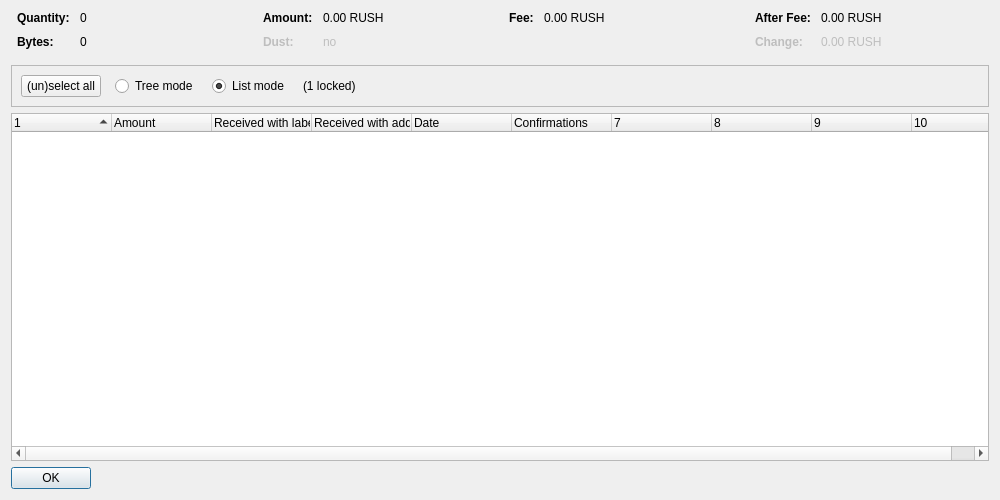
<?xml version="1.0" encoding="UTF-8"?>
<ui version="4.0">
 <class>CoinControlDialog</class>
 <widget class="QDialog" name="CoinControlDialog">
  <property name="geometry">
   <rect>
    <x>0</x>
    <y>0</y>
    <width>1000</width>
    <height>500</height>
   </rect>
  </property>
  <property name="windowTitle">
   <string>Coin Selection</string>
  </property>
  <layout class="QVBoxLayout" name="verticalLayout">
   <item>
    <layout class="QHBoxLayout" name="horizontalLayoutTop" stretch="0,0,0,0">
     <property name="topMargin">
      <number>0</number>
     </property>
     <property name="bottomMargin">
      <number>10</number>
     </property>
     <item>
      <layout class="QFormLayout" name="formLayoutCoinControl1">
       <property name="horizontalSpacing">
        <number>10</number>
       </property>
       <property name="verticalSpacing">
        <number>10</number>
       </property>
       <property name="leftMargin">
        <number>6</number>
       </property>
       <property name="rightMargin">
        <number>6</number>
       </property>
       <item row="0" column="0">
        <widget class="QLabel" name="labelCoinControlQuantityText">
         <property name="font">
          <font>
           <weight>75</weight>
           <bold>true</bold>
          </font>
         </property>
         <property name="text">
          <string>Quantity:</string>
         </property>
        </widget>
       </item>
       <item row="0" column="1">
        <widget class="QLabel" name="labelCoinControlQuantity">
         <property name="cursor">
          <cursorShape>IBeamCursor</cursorShape>
         </property>
         <property name="contextMenuPolicy">
          <enum>Qt::ActionsContextMenu</enum>
         </property>
         <property name="text">
          <string notr="true">0</string>
         </property>
         <property name="textInteractionFlags">
          <set>Qt::LinksAccessibleByMouse|Qt::TextSelectableByKeyboard|Qt::TextSelectableByMouse</set>
         </property>
        </widget>
       </item>
       <item row="1" column="0">
        <widget class="QLabel" name="labelCoinControlBytesText">
         <property name="font">
          <font>
           <weight>75</weight>
           <bold>true</bold>
          </font>
         </property>
         <property name="text">
          <string>Bytes:</string>
         </property>
        </widget>
       </item>
       <item row="1" column="1">
        <widget class="QLabel" name="labelCoinControlBytes">
         <property name="cursor">
          <cursorShape>IBeamCursor</cursorShape>
         </property>
         <property name="contextMenuPolicy">
          <enum>Qt::ActionsContextMenu</enum>
         </property>
         <property name="text">
          <string notr="true">0</string>
         </property>
         <property name="textInteractionFlags">
          <set>Qt::LinksAccessibleByMouse|Qt::TextSelectableByKeyboard|Qt::TextSelectableByMouse</set>
         </property>
        </widget>
       </item>
      </layout>
     </item>
     <item>
      <layout class="QFormLayout" name="formLayoutCoinControl2">
       <property name="horizontalSpacing">
        <number>10</number>
       </property>
       <property name="verticalSpacing">
        <number>10</number>
       </property>
       <property name="leftMargin">
        <number>6</number>
       </property>
       <property name="rightMargin">
        <number>6</number>
       </property>
       <item row="0" column="0">
        <widget class="QLabel" name="labelCoinControlAmountText">
         <property name="font">
          <font>
           <weight>75</weight>
           <bold>true</bold>
          </font>
         </property>
         <property name="text">
          <string>Amount:</string>
         </property>
        </widget>
       </item>
       <item row="0" column="1">
        <widget class="QLabel" name="labelCoinControlAmount">
         <property name="cursor">
          <cursorShape>IBeamCursor</cursorShape>
         </property>
         <property name="contextMenuPolicy">
          <enum>Qt::ActionsContextMenu</enum>
         </property>
         <property name="text">
          <string notr="true">0.00 RUSH</string>
         </property>
         <property name="textInteractionFlags">
          <set>Qt::LinksAccessibleByMouse|Qt::TextSelectableByKeyboard|Qt::TextSelectableByMouse</set>
         </property>
        </widget>
       </item>
       <item row="1" column="0">
        <widget class="QLabel" name="labelCoinControlLowOutputText">
         <property name="enabled">
          <bool>false</bool>
         </property>
         <property name="font">
          <font>
           <weight>75</weight>
           <bold>true</bold>
          </font>
         </property>
         <property name="text">
          <string>Dust:</string>
         </property>
        </widget>
       </item>
       <item row="1" column="1">
        <widget class="QLabel" name="labelCoinControlLowOutput">
         <property name="enabled">
          <bool>false</bool>
         </property>
         <property name="cursor">
          <cursorShape>IBeamCursor</cursorShape>
         </property>
         <property name="contextMenuPolicy">
          <enum>Qt::ActionsContextMenu</enum>
         </property>
         <property name="text">
          <string notr="true">no</string>
         </property>
         <property name="textInteractionFlags">
          <set>Qt::LinksAccessibleByMouse|Qt::TextSelectableByKeyboard|Qt::TextSelectableByMouse</set>
         </property>
        </widget>
       </item>
      </layout>
     </item>
     <item>
      <layout class="QFormLayout" name="formLayoutCoinControl3">
       <property name="horizontalSpacing">
        <number>10</number>
       </property>
       <property name="verticalSpacing">
        <number>10</number>
       </property>
       <property name="leftMargin">
        <number>6</number>
       </property>
       <property name="rightMargin">
        <number>6</number>
       </property>
       <item row="0" column="0">
        <widget class="QLabel" name="labelCoinControlFeeText">
         <property name="font">
          <font>
           <weight>75</weight>
           <bold>true</bold>
          </font>
         </property>
         <property name="text">
          <string>Fee:</string>
         </property>
        </widget>
       </item>
       <item row="0" column="1">
        <widget class="QLabel" name="labelCoinControlFee">
         <property name="cursor">
          <cursorShape>IBeamCursor</cursorShape>
         </property>
         <property name="contextMenuPolicy">
          <enum>Qt::ActionsContextMenu</enum>
         </property>
         <property name="text">
          <string notr="true">0.00 RUSH</string>
         </property>
         <property name="textInteractionFlags">
          <set>Qt::LinksAccessibleByMouse|Qt::TextSelectableByKeyboard|Qt::TextSelectableByMouse</set>
         </property>
        </widget>
       </item>
      </layout>
     </item>
     <item>
      <layout class="QFormLayout" name="formLayoutCoinControl4">
       <property name="horizontalSpacing">
        <number>10</number>
       </property>
       <property name="verticalSpacing">
        <number>10</number>
       </property>
       <property name="leftMargin">
        <number>6</number>
       </property>
       <property name="rightMargin">
        <number>6</number>
       </property>
       <item row="0" column="0">
        <widget class="QLabel" name="labelCoinControlAfterFeeText">
         <property name="font">
          <font>
           <weight>75</weight>
           <bold>true</bold>
          </font>
         </property>
         <property name="text">
          <string>After Fee:</string>
         </property>
        </widget>
       </item>
       <item row="0" column="1">
        <widget class="QLabel" name="labelCoinControlAfterFee">
         <property name="cursor">
          <cursorShape>IBeamCursor</cursorShape>
         </property>
         <property name="contextMenuPolicy">
          <enum>Qt::ActionsContextMenu</enum>
         </property>
         <property name="text">
          <string notr="true">0.00 RUSH</string>
         </property>
         <property name="textInteractionFlags">
          <set>Qt::LinksAccessibleByMouse|Qt::TextSelectableByKeyboard|Qt::TextSelectableByMouse</set>
         </property>
        </widget>
       </item>
       <item row="1" column="0">
        <widget class="QLabel" name="labelCoinControlChangeText">
         <property name="enabled">
          <bool>false</bool>
         </property>
         <property name="font">
          <font>
           <weight>75</weight>
           <bold>true</bold>
          </font>
         </property>
         <property name="text">
          <string>Change:</string>
         </property>
        </widget>
       </item>
       <item row="1" column="1">
        <widget class="QLabel" name="labelCoinControlChange">
         <property name="enabled">
          <bool>false</bool>
         </property>
         <property name="cursor">
          <cursorShape>IBeamCursor</cursorShape>
         </property>
         <property name="contextMenuPolicy">
          <enum>Qt::ActionsContextMenu</enum>
         </property>
         <property name="text">
          <string notr="true">0.00 RUSH</string>
         </property>
         <property name="textInteractionFlags">
          <set>Qt::LinksAccessibleByMouse|Qt::TextSelectableByKeyboard|Qt::TextSelectableByMouse</set>
         </property>
        </widget>
       </item>
      </layout>
     </item>
    </layout>
   </item>
   <item>
    <widget class="QFrame" name="frame">
     <property name="minimumSize">
      <size>
       <width>0</width>
       <height>40</height>
      </size>
     </property>
     <property name="frameShape">
      <enum>QFrame::StyledPanel</enum>
     </property>
     <property name="frameShadow">
      <enum>QFrame::Sunken</enum>
     </property>
     <layout class="QHBoxLayout" name="horizontalLayout">
      <item>
       <layout class="QHBoxLayout" name="horizontalLayoutPanel" stretch="0,0,0,0,0">
        <property name="spacing">
         <number>14</number>
        </property>
        <item>
         <widget class="QPushButton" name="pushButtonSelectAll">
          <property name="sizePolicy">
           <sizepolicy hsizetype="Maximum" vsizetype="Fixed">
            <horstretch>0</horstretch>
            <verstretch>0</verstretch>
           </sizepolicy>
          </property>
          <property name="text">
           <string>(un)select all</string>
          </property>
          <property name="autoDefault">
           <bool>false</bool>
          </property>
         </widget>
        </item>
        <item>
         <widget class="QRadioButton" name="radioTreeMode">
          <property name="sizePolicy">
           <sizepolicy hsizetype="Maximum" vsizetype="Fixed">
            <horstretch>0</horstretch>
            <verstretch>0</verstretch>
           </sizepolicy>
          </property>
          <property name="text">
           <string>Tree mode</string>
          </property>
         </widget>
        </item>
        <item>
         <widget class="QRadioButton" name="radioListMode">
          <property name="sizePolicy">
           <sizepolicy hsizetype="Maximum" vsizetype="Fixed">
            <horstretch>0</horstretch>
            <verstretch>0</verstretch>
           </sizepolicy>
          </property>
          <property name="text">
           <string>List mode</string>
          </property>
          <property name="checked">
           <bool>true</bool>
          </property>
         </widget>
        </item>
        <item>
         <widget class="QLabel" name="labelLocked">
          <property name="text">
           <string notr="true">(1 locked)</string>
          </property>
         </widget>
        </item>
        <item>
         <spacer name="horizontalSpacer">
          <property name="orientation">
           <enum>Qt::Horizontal</enum>
          </property>
          <property name="sizeHint" stdset="0">
           <size>
            <width>40</width>
            <height>20</height>
           </size>
          </property>
         </spacer>
        </item>
       </layout>
      </item>
     </layout>
    </widget>
   </item>
   <item>
    <widget class="CoinControlTreeWidget" name="treeWidget">
     <property name="contextMenuPolicy">
      <enum>Qt::CustomContextMenu</enum>
     </property>
     <property name="sortingEnabled">
      <bool>false</bool>
     </property>
     <property name="columnCount">
      <number>10</number>
     </property>
     <attribute name="headerShowSortIndicator" stdset="0">
      <bool>true</bool>
     </attribute>
     <attribute name="headerStretchLastSection">
      <bool>false</bool>
     </attribute>
     <column>
      <property name="text">
       <string/>
      </property>
     </column>
     <column>
      <property name="text">
       <string>Amount</string>
      </property>
     </column>
     <column>
      <property name="text">
       <string>Received with label</string>
      </property>
     </column>
     <column>
      <property name="text">
       <string>Received with address</string>
      </property>
     </column>
     <column>
      <property name="text">
       <string>Date</string>
      </property>
     </column>
     <column>
      <property name="text">
       <string>Confirmations</string>
      </property>
      <property name="toolTip">
       <string>Confirmed</string>
      </property>
     </column>
     <column>
      <property name="text">
       <string/>
      </property>
     </column>
     <column>
      <property name="text">
       <string/>
      </property>
     </column>
     <column>
      <property name="text">
       <string/>
      </property>
     </column>
     <column>
      <property name="text">
       <string/>
      </property>
     </column>
    </widget>
   </item>
   <item>
    <widget class="QDialogButtonBox" name="buttonBox">
     <property name="sizePolicy">
      <sizepolicy hsizetype="Maximum" vsizetype="Fixed">
       <horstretch>0</horstretch>
       <verstretch>0</verstretch>
      </sizepolicy>
     </property>
     <property name="orientation">
      <enum>Qt::Horizontal</enum>
     </property>
     <property name="standardButtons">
      <set>QDialogButtonBox::Ok</set>
     </property>
    </widget>
   </item>
  </layout>
 </widget>
 <customwidgets>
  <customwidget>
   <class>CoinControlTreeWidget</class>
   <extends>QTreeWidget</extends>
   <header>qt/coincontroltreewidget.h</header>
  </customwidget>
 </customwidgets>
 <resources/>
 <connections/>
</ui>
